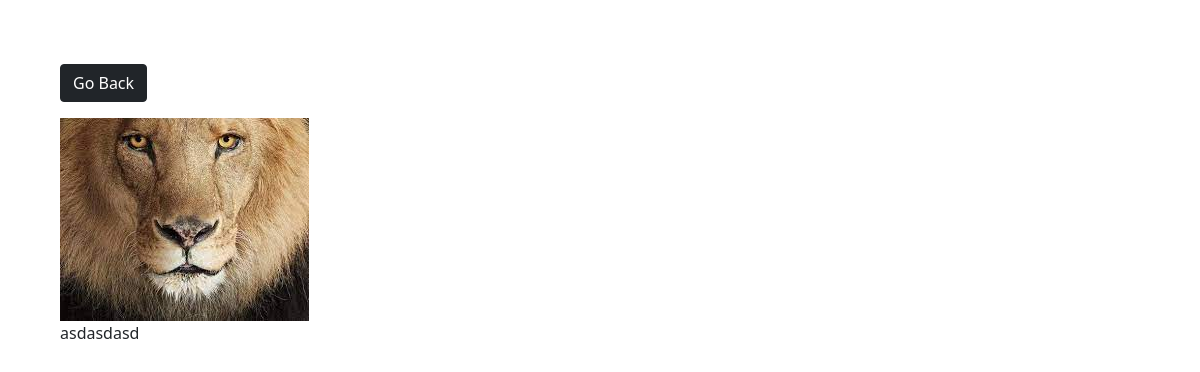
Page /photo/1/ (signed in) on the earlier database version.
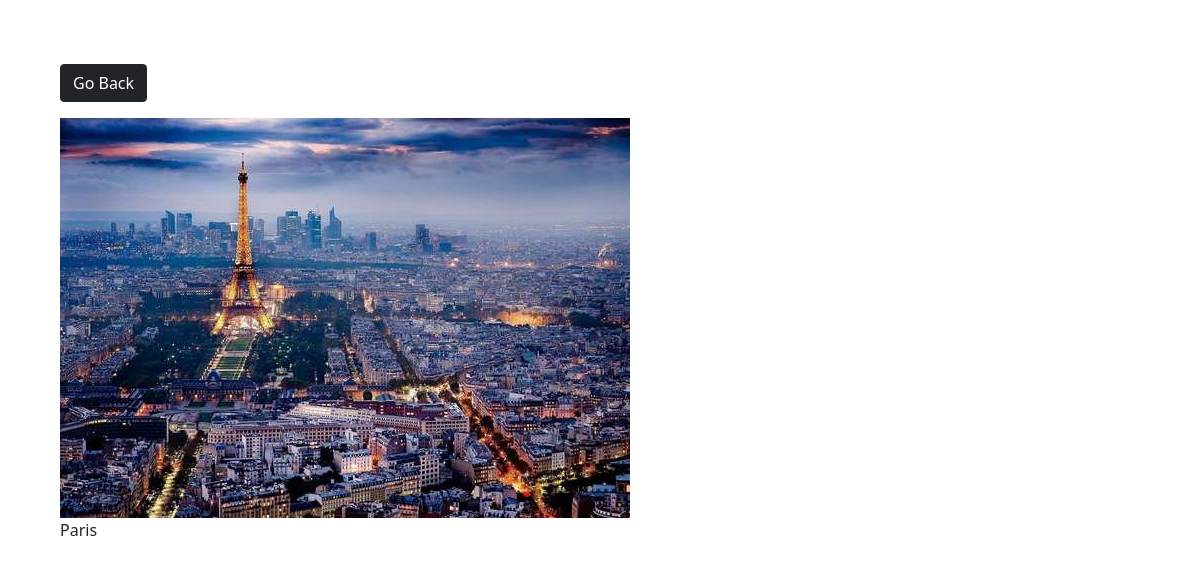
Same page on the later database version.
### photos/models.py (models this page shows, shortened)
class Photo(models.Model):
    category = models.ForeignKey(Category, on_delete=models.SET_NULL, null=True, blank=True)
    image = models.ImageField(null=False, blank = False)
    description = models.TextField()

### photos/views.py (the view)
# urls.py: path('photo/<str:pk>/', views.viewPhoto, name='photo'),
@login_required(login_url='login')
def viewPhoto(request, pk):
    photo = Photo.objects.get(id = pk)
    return render(request, 'photos/photo_detail.html', {'photo':photo})

### photos/templates/photos/photo_detail.html (shortened to what this page needs)
<!DOCTYPE html>
<html lang="en">
<head>
    <link href="https://cdn.jsdelivr.net/npm/bootstrap@5.0.2/dist/css/bootstrap.min.css" rel="stylesheet">
</head>
<body class="m-5">
    <div class="container">
        <div class="row justify-content-center">
            <div class="col">
                <a href="{% url 'gallery' %}" class="btn btn-dark my-3">Go Back</a>
                <div style="height: 90vh;">
                    <img src="{{photo.image.url}}" alt="" style="max-width: 100%; max-height: 100%;">
                    <p>{{photo.description}}</p>
                </div>
            </div>
        </div>
    </div>
</body>
</html>

Differences in the rows shown:
changed Photo: image: a different picture; description "asdasdasd" → "Paris"
